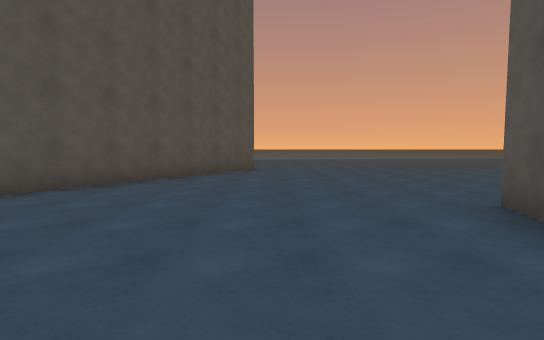
view 1 (above)

24 first-person views from a walk through a scene from a Unity 3-D project. The camera is 1.4 m above the floor, tilts 4° down and sees 80° across. The floor is counted in squares, 2 m on a side. Each view is taken from the middle of a square. On the plan, view 1 faces up. The plan holds only what a view shows up to about 10 squares ahead; the rest is blank. The place goes on beyond the plan. Door leaves are left out, so doorways stand open.

view 2
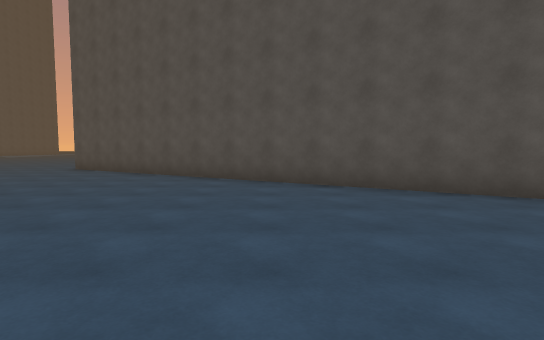

view 3
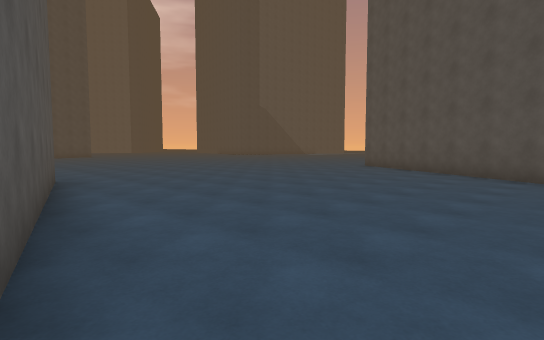

view 4
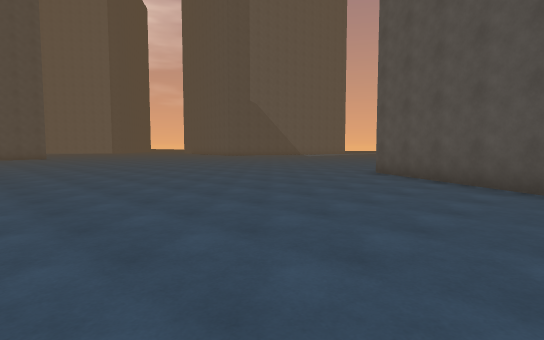

view 5
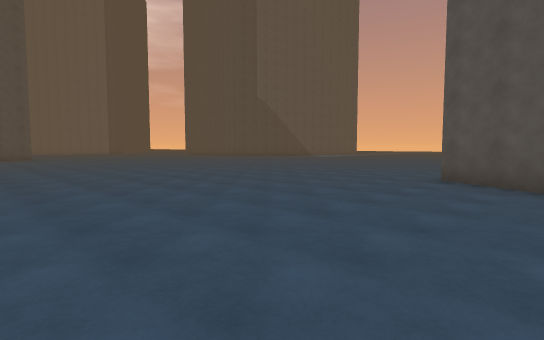

view 6
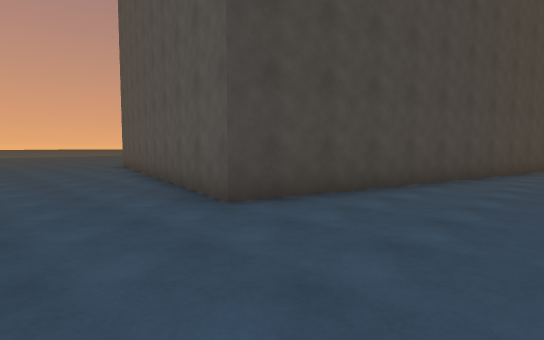

view 7
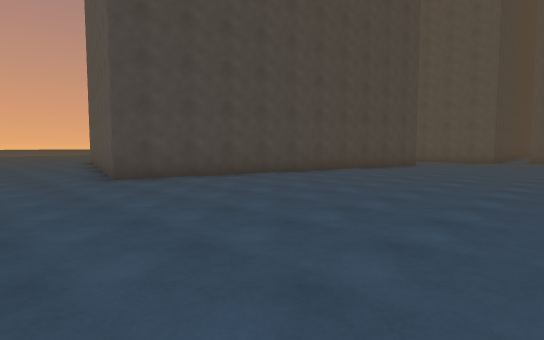

view 8
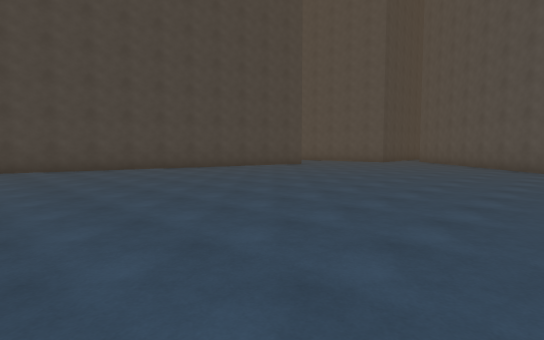

view 9
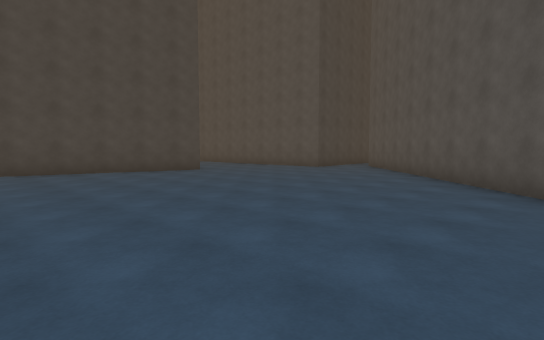

view 10
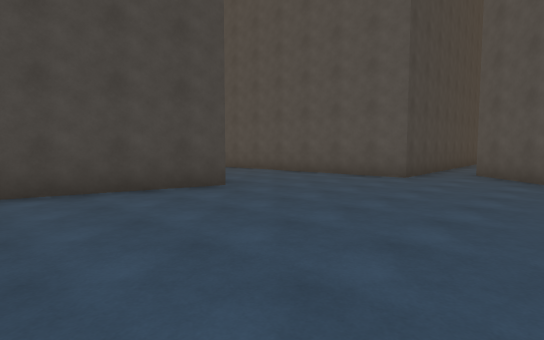

view 11
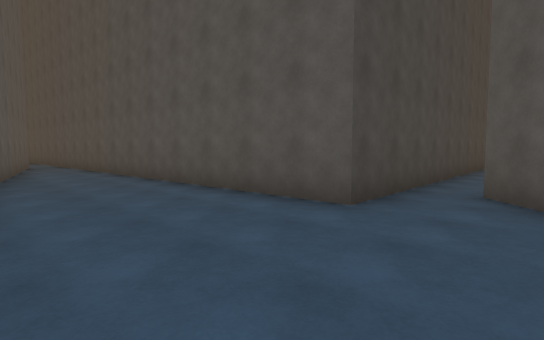

view 12
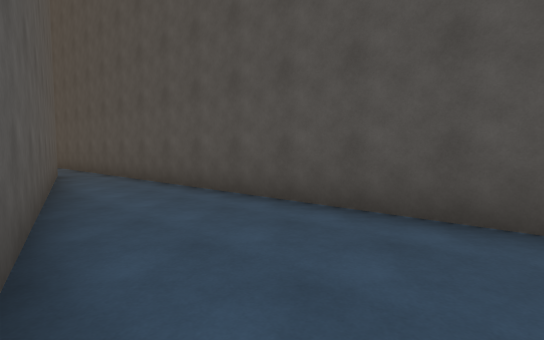

view 13
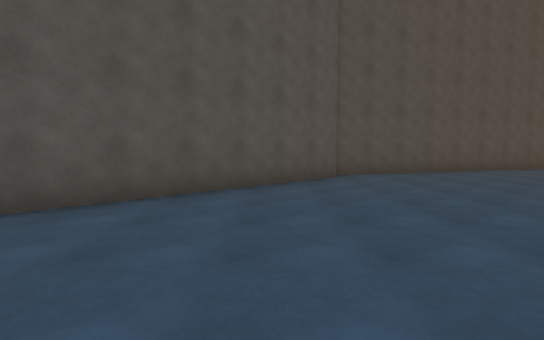

view 14
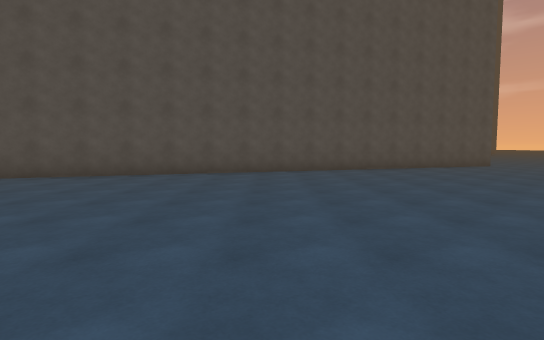

view 15
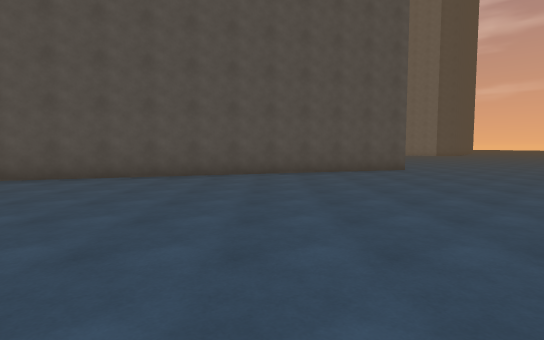

view 16
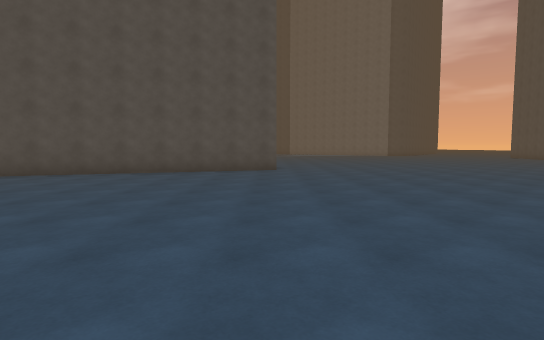

view 17
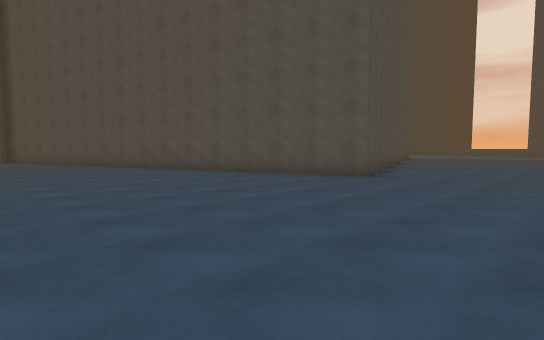

view 18
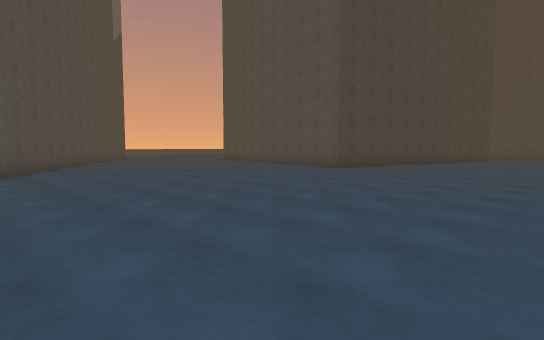

view 19
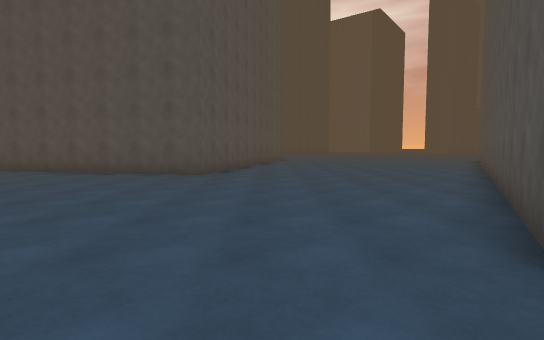

view 20
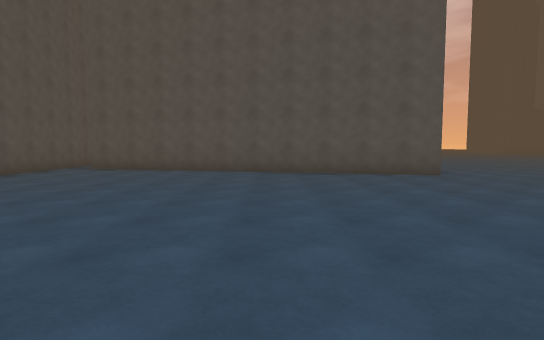

view 21
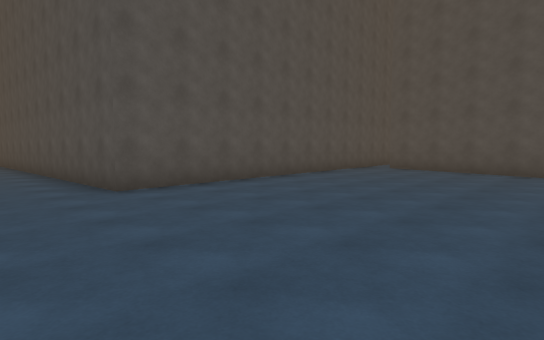

view 22
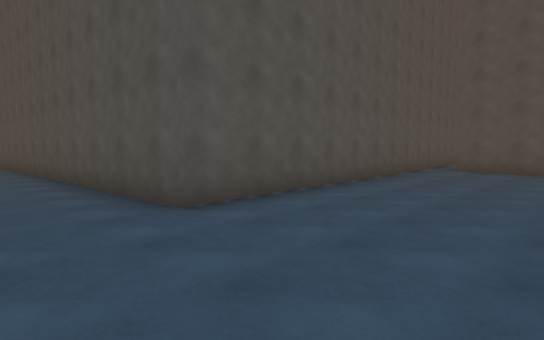

view 23
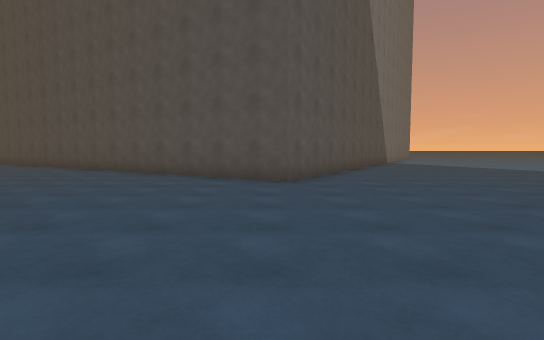

view 24
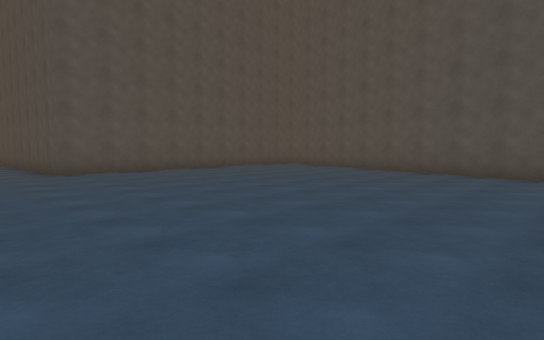

### Floor plan
Points are (right, up) in squares from view 1. A wall is a line through its corners. A room is listed if a view was taken in it or the views show most of it. See-through windows are left out.
Room 1 (views 1, 2, 3, 4, 5, 6, 7, 8, 9, 10, 11, 12, 13, 14, 15, 16, 17, 18, 19, 20, 21, 22, 23, 24)
walls: (10.7, -8.1) (0.5, -5.7) (2.8, 3.9) (12.9, 1.5) (11.1, -6.1); (9.4, -17.7) (16.3, -10.8); (16.4, -9.8) (14.4, -9.9) (13.4, 10.1) (22.9, 10.6); (-4.3, -25.4) (-5.1, -23.1) (9.4, -18.1); (-4, 12.4) (-0.6, 10.3) (-9.4, -4.4)
ways out: opening at (16, -10); gap at (13, 1)

Where each view was taken, in squares from view 1:
view 1: 0 up, 0 right, facing up
view 2: 2 up, 1 right, facing left
view 3: 2 up, 2 right, facing down-left
view 4: 0 up, 1 left, facing down-left
view 5: 2 down, 2 left, facing down-left
view 6: 9 down, 2 left, facing up-right
view 7: 13 down, 2 left, facing up-right
view 8: 17 down, 0 right, facing up-right
view 9: 17 down, 5 right, facing up-right
view 10: 13 down, 7 right, facing up-right
view 11: 12 down, 11 right, facing up-right
view 12: 8 down, 11 right, facing up-right
view 13: 10 down, 11 right, facing down
view 14: 11 down, 3 right, facing down
view 15: 13 down, 1 left, facing down
view 16: 13 down, 5 left, facing down
view 17: 16 down, 9 left, facing down-right
view 18: 12 down, 9 left, facing up-right
view 19: 12 up, 1 right, facing down
view 20: 12 up, 7 right, facing down
view 21: 12 up, 8 right, facing down-right
view 22: 12 up, 10 right, facing down-right
view 23: 10 up, 6 right, facing left
view 24: 12 up, 4 right, facing down-right
